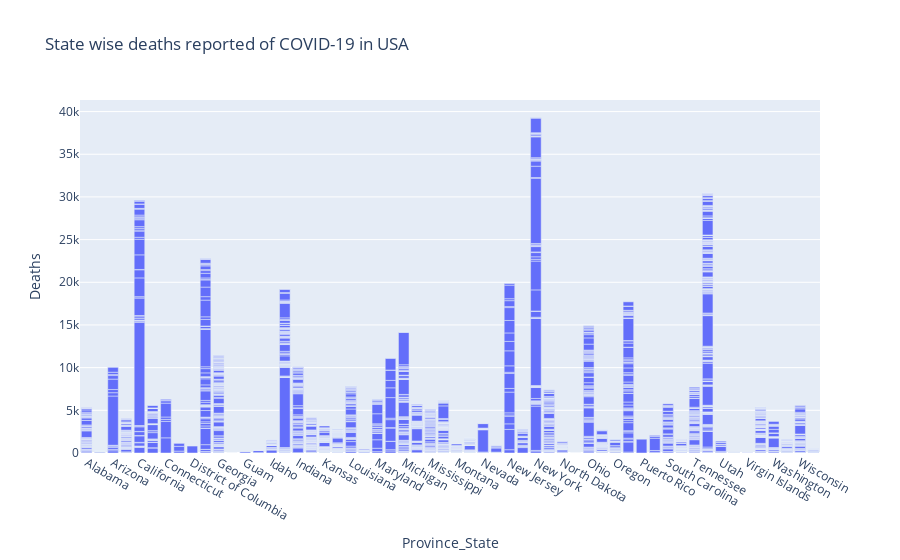

The notebook cell saved with this chart:
### Code cell
#Filter Dataset
filtered_df = covid19_data[(covid19_data['Country_Region'] == 'US') & (covid19_data['Deaths'] > 0)]
#filtered_df = covid19_data[(covid19_data['Country_Region'] == 'US') & (covid19_data['Deaths'] > 0)].groupby('Province_State')['Deaths'].sum()

# Create a plot
fig = px.bar(filtered_df, x='Province_State', y='Deaths', 
            title="State wise deaths reported of COVID-19 in USA")
fig.update_traces(textfont_size=12, textangle=0, textposition="outside", cliponaxis=False)

# Show the plot
fig.show()

### Figure 1 — Plotly figure (JSON) as saved in the notebook; plotly's stock layout.template omitted (floating-point values rounded to 4 significant figures; data arrays with more than 128 entries replaced by an {"elided": "..."} marker saying what was removed)
{"data": [{"alignmentgroup": "True", "cliponaxis": false, "hovertemplate": "Province_State=%{x}<br>Deaths=%{y}<extra></extra>", "legendgroup": "", "marker": {"color": "#636efa", "pattern": {"shape": ""}}, "name": "", "offsetgroup": "", "orientation": "v", "showlegend": false, "textangle": 0, "textfont": {"size": 12}, "textposition": "outside", "type": "bar", "x": {"elided": "3080 str values"}, "xaxis": "x", "y": {"elided": "3080 int values"}, "yaxis": "y"}], "layout": {"autosize": true, "barmode": "relative", "legend": {"tracegroupgap": 0}, "title": {"text": "State wise deaths reported of COVID-19 in USA"}, "xaxis": {"anchor": "y", "autorange": true, "domain": [0, 1], "range": [-0.5, 55.5], "title": {"text": "Province_State"}, "type": "category"}, "yaxis": {"anchor": "x", "autorange": true, "domain": [0, 1], "range": [0, 41360.0], "title": {"text": "Deaths"}, "type": "linear"}}}
